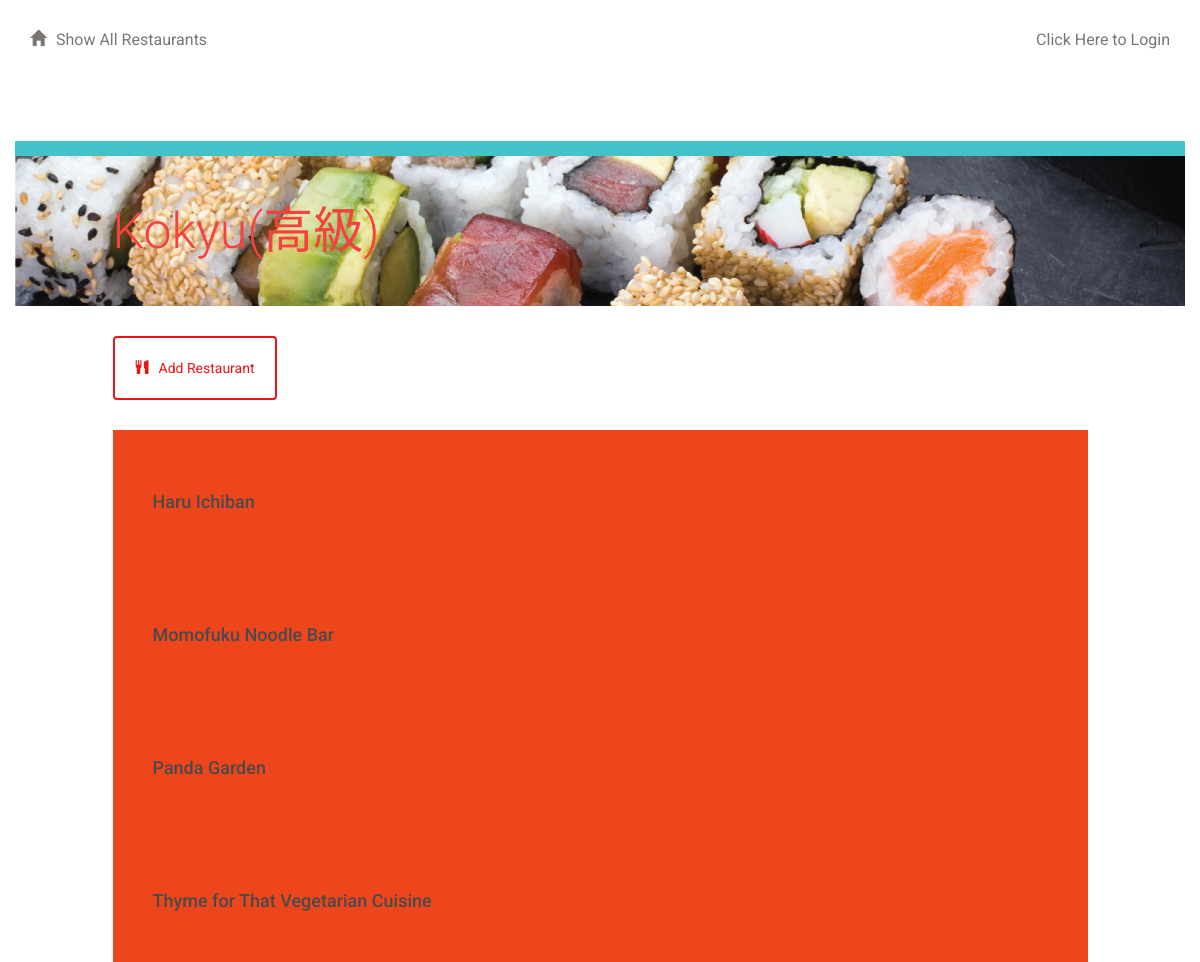
/restaurant/, run on the app's committed database.
### database_setup.py (models this page shows, shortened)
class Restaurant(Base):
    __tablename__ = 'restaurant'
    id = Column(Integer, primary_key=True)
    name = Column(String(250), nullable=False)
    user_id = Column(Integer, ForeignKey('user.id'))
    user = relationship(User)

### project.py (the view)
@app.route('/')
@app.route('/restaurant/')
def showRestaurants():
    session = createDBSession()
    restaurants = session.query(Restaurant).order_by(asc(Restaurant.name))
    session.remove()
    return render_template('restaurants.html', restaurants=restaurants)

### project.py (called while the page is built)
def createDBSession():
    session = scoped_session(sessionmaker(bind=engine))
    return session

### templates/restaurants.html (shortened to what this page needs)
{% extends "main.html" %}
{% block content %}
{% include "header.html" %}
	<div class="row top-menu">
		<div class="col-md-10"></div>
		<div class="col-md-2 text-right">
					</div>
	</div>
	<div class="row divider blue">
		<div class="col-md-12"></div>
	</div>
	<div class="row banner main">
		<div class="col-md-1"></div>
		<div class="col-md-11 padding-none">
			<h1>Kokyu(高級)</h1>
		</div>
	</div>
	<div class="row padding-top padding-bottom">
		<div class="col-md-1"></div>
		<div class="col-md-10 padding-none">
			<a href="{{url_for('newRestaurant')}}">
				<button class="btn btn-default" id="new-restaurant">
					<span class="glyphicon glyphicon-cutlery" aria-hidden="true"></span>Add Restaurant
				</button>
			</a>
		</div>
		<div class="col-md-1"></div>
	</div>
	{% for restaurant in restaurants %}
		<a href = "{{url_for('showMenu', restaurant_id = restaurant.id)}}">
			<div class="row">
				<div class="col-md-1"></div>
					<div class="col-md-10 restaurant-list">
						<h3>{{restaurant.name}}</h3>
					</div>
				<div class="col-md-1"></div>
			</div>
		</a>
	{% endfor %}
{% endblock %}

### static/styles.css (style rules this page uses)
* { font-family: "Helvetica Neue Bold", Roboto, Helvetica, Arial, sans-serif; font-weight: 700; }
h1 { font-family: "Helvetica Neue Light", Roboto, Helvetica, Arial, sans-serif; font-size: 50px; color: rgb(245, 66, 60); line-height: 60px; font-weight: 300; }
h3 { font-size: 18px; color: #4A4A4A; line-height: 23px; }
a { font-size: 14px; color: #0093B9; line-height: 17px; }
.padding-top { padding-top: 30px; }
.padding-bottom { padding-bottom: 30px; }
.padding-none { padding: 0; }
.btn { padding: 20px; margin: 0; border-color: rgb(236, 21, 21); border-width: 2px; color: rgb(236, 21, 21); }
.glyphicon { margin-right: 10px; }
.top-menu { padding-top: 30px; padding-bottom: 30px; }
.divider { height: 15px; }
.divider.blue { background-color: #42C3C9; }
.banner.main { height: 150px; background: url("/static/sushi.png"); background-position: right; background-repeat: no-repeat; background-size: cover; }
.banner h1 { margin: 45px 0; }
.restaurant-list { background-color: rgb(238, 70, 28); padding: 40px; text-align: middle; u }

### data on the page
Restaurant: name "Haru Ichiban"
Restaurant: name "Momofuku Noodle Bar"
Restaurant: name "Panda Garden"
Restaurant: name "Thyme for That Vegetarian Cuisine"
